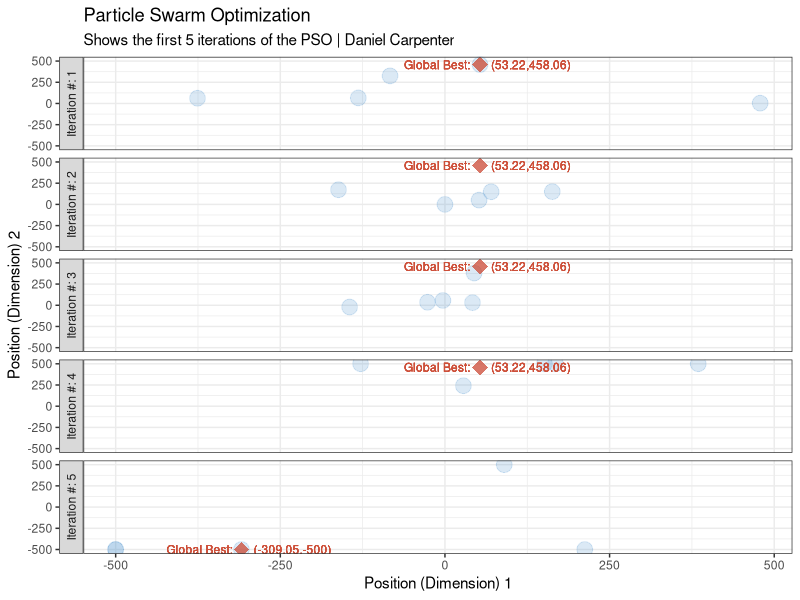

Source code (R):
## ---- chunk 1
knitr::opts_chunk$set(
	echo = TRUE,
	include = TRUE,
	message = FALSE,
	warning = FALSE,
	tidy.opts=list(width.cutoff=60), 
	tidy  = TRUE, 
	cache = FALSE
)
## ---- chunk 2
library(tidyverse) 
library(ggplot2)
library(readr)     # Read CSV
library(knitr)     # table printing


# Pull in the data from the swarm optimization (written in main loop)
swarmData <- read_csv('output.csv')


# Table holding the 5 iterations for the 5 particles
# Position and Velocity 1 & 2, as well indicator of global best
swarmDataTable <- swarmData %>%
  mutate(isGlobalBest = if_else(position1 == globalBest1 & 
                                  position2 == globalBest2, 
                                'New Global Best!', '') 
  ) %>%
  
  select(particle, iteration, starts_with('pos'), starts_with('vel'),
         isGlobalBest)

# Print the table
kable(swarmDataTable)
## ---- chunk 3
require(ggplot2)

# Plot the first 5 iterations with each particle's position
iterPlot <- swarmData %>%
  ggplot() +

  # Points for the Swarm
  geom_point(aes(x = swarmData$position1,
             y = swarmData$position2),
             alpha = 0.2, color = 'steelblue3', size  = 5) +

  # # Red Point for the global best
  geom_point(aes(x = swarmData$globalBest1,
                 y = swarmData$globalBest2),
             alpha = 0.25,
             color = 'tomato3', size  = 5, shape = 18) +

  # # Label for the global best
  geom_text(label = paste0('     Global Best:       (',
                           round(swarmData$globalBest1, 2), ',',
                           round(swarmData$globalBest2, 2),')'),
            aes(x = swarmData$globalBest1,
                y = swarmData$globalBest2),
            color = 'tomato3',
            # alpha = 0.9,
            size = 3) +

  # Facet by Iteration
  facet_grid(rows = vars(paste0('Iteration #: ', iteration)),
             switch = 'y') +
  labs(title = 'Particle Swarm Optimization',
       subtitle = paste0('Shows the first ', max(swarmData$iteration),
                         ' iterations of the PSO | Daniel Carpenter'),
       x = 'Position (Dimension) 1',
       y = 'Position (Dimension) 2') +

  theme_bw() # a theme

print(iterPlot)
